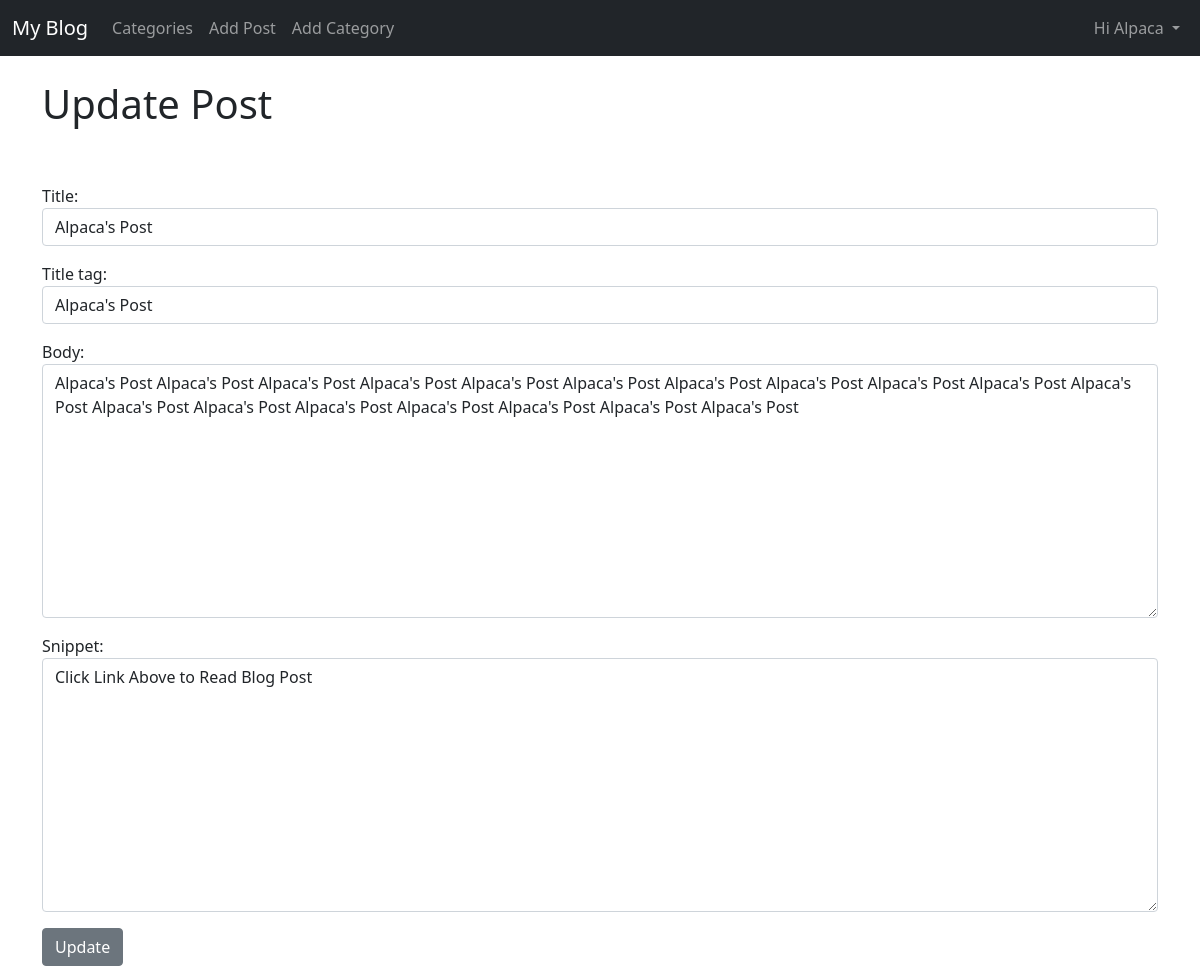
Screenshot of /article/edit/9 (signed in) with the database file from the repository.
### myblog/models.py (models this page shows, shortened)
class Post(models.Model):
    title = models.CharField(max_length=255)
    header_image = models.ImageField(null=True, blank=True, upload_to="images/")
    title_tag = models.CharField(max_length=255)
    author = models.ForeignKey(User, on_delete=models.CASCADE)
    body = RichTextField(blank=True, null=True)
    post_date = models.DateField(auto_now_add=True)
    category = models.CharField(max_length=255, default='coding')
    snippet = models.CharField(max_length=255)
    likes = models.ManyToManyField(User, related_name='blog_posts')

### myblog/views.py (the view)
# urls.py: path('article/edit/<int:pk>', UpdatePostView.as_view(), name="update_post"),
class UpdatePostView(UpdateView):
    model = Post
    form_class = EditForm
    template_name = 'update_post.html'

### myblog/forms.py
class EditForm(forms.ModelForm):
    class Meta:
        model = Post
        fields = ('title', 'title_tag', 'body', 'snippet')
        widgets = {
            'title': forms.TextInput(attrs={
                'class': 'form-control',
                'placeholder': 'Enter a Blog Title'
                }),
            'title_tag': forms.TextInput(attrs={
                'class': 'form-control',
                'placeholder': 'Enter a Title Tag'
                }),
            'body': forms.Textarea(attrs={
                'class': 'form-control',
                'placeholder': 'Type Your Post'
                }),
            'snippet': forms.Textarea(attrs={
                'class': 'form-control'
                }),
        }

### myblog/templates/update_post.html (shortened to what this page needs)
{% extends 'base.html' %}
{% block content %}
{% if user.is_authenticated %}
  {% if user.id == post.author.id %}
    <h1>Update Post</h1>
    <br /><br />
    <div class="form-group">
      <form method="POST">
        {{ form.as_p }}
        <button class="btn btn-secondary">Update</button>
      </form>
    </div>
  {% else %}
    You're not the author of this blog post.
  {% endif %}
{% else%}
  You must be logged in as a user to update blog posts
{% endif %}
{% endblock %}

### myblog/templates/base.html (shortened to what this page needs)
<!doctype html>
<html lang="en">
<head>
  <link href="https://cdn.jsdelivr.net/npm/bootstrap@5.1.3/dist/css/bootstrap.min.css" rel="stylesheet"
>
</head>
<body>
  <nav class="navbar navbar-expand-lg navbar-dark bg-dark">
    <div class="container-fluid">
      <a class="navbar-brand" href="{% url 'home' %}">
        My Blog
      </a>
      <div class="collapse navbar-collapse" id="navbarSupportedContent">
        <ul class="navbar-nav me-auto mb-2 mb-lg-0">
          {% if cat_menu %}
          <li class="nav-item dropdown">
            <a class="nav-link dropdown-toggle" href="#" id="navbarDropdown" role="button" data-bs-toggle="dropdown" aria-expanded="false">
              Categories
            </a>
            <div class="dropdown-menu" aria-labelledby="navbarDropdown">
              {% for item in cat_menu %}
                <a class="dropdown-item" href="{% url 'category' item|slugify %}" style="text-transform:capitalize">
                  {{ item }}
                </a>
              {% endfor %}
            </div>
          </li>
          {% else %}
          <li class="nav-item">
            <a class="nav-link" href="{% url 'category-list' %}">Categories</a>
          </li>
          {% endif %}
          {% if user.is_authenticated %}
            <li class="nav-item">
              <a class="nav-link" href="{% url 'add_post' %}">Add Post</a>
            </li>
            <li class="nav-item">
              <a class="nav-link" href="{% url 'add_category' %}">Add Category</a>
            </li>
          {% endif %}
        </ul>
        {% if user.is_authenticated %}
          <ul class="navbar-nav ml-auto">
            <li class="nav-item dropdown">
              <a class="nav-link dropdown-toggle" href="#" id="navbarDropdown" role="button" data-bs-toggle="dropdown" aria-expanded="false">
                Hi {{ user.first_name }}
              </a>
            </li>
          </ul>
        {% endif %}
      </div>
    </div>
  </nav>
  <br />
  <div class="container">
    {% block content %}
    {% endblock %}
  </div>
</body>
</html>

### rows the page displays
Post: title "Alpaca's Post", title_tag "Alpaca's Post", body "Alpaca's Post Alpaca's Post Alpaca's Post Alpaca's Post Alpaca's Post Alpaca's Post Alpaca's Post Alpaca's Post Alpaca's Post Alpaca's Post Alpaca's Post Alpaca's Post Alpaca's Post Alpaca's Post Alpaca's Post Alpaca's Post Alpaca's Post Alpaca's Post", snippet "Click Link Above to Read Blog Post"

### other values shown
{{ user.first_name }} "Alpaca"
